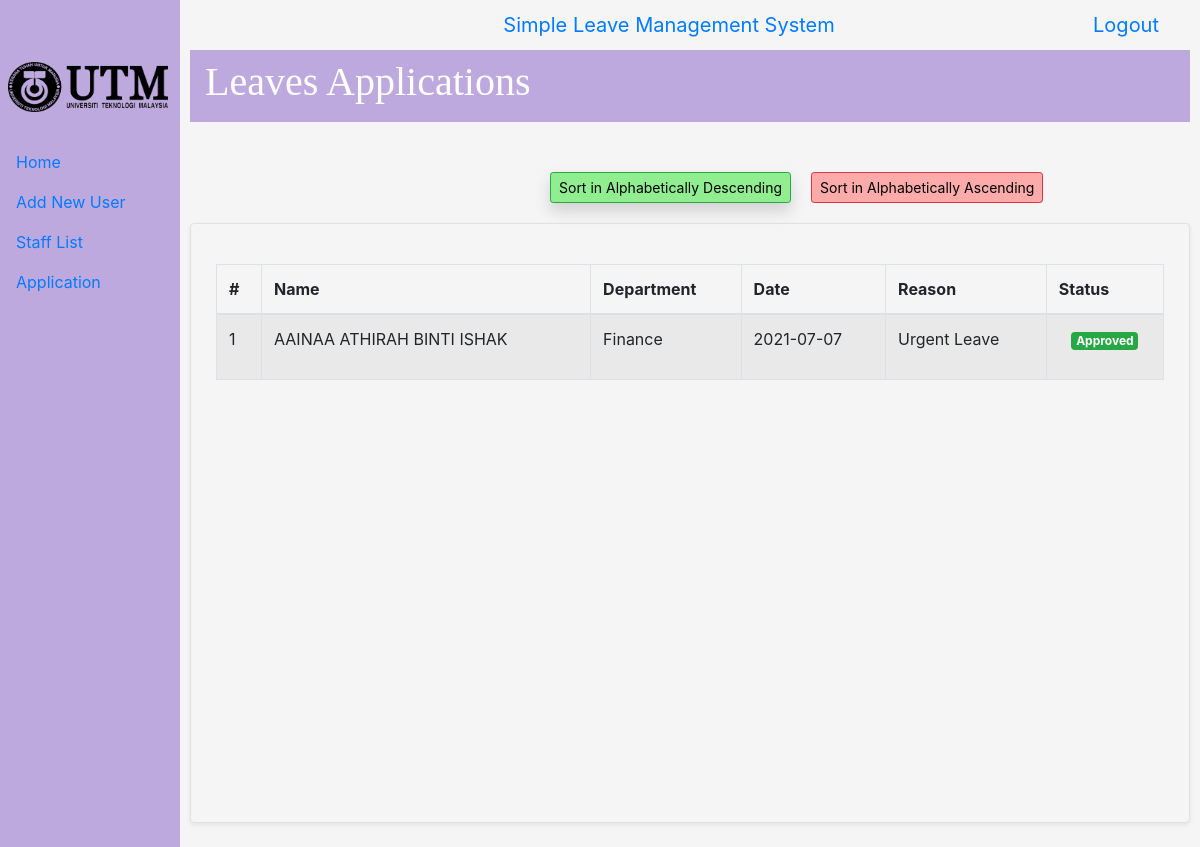
The page /admin/view.php on the database its author committed.
### tables this page shows
CREATE TABLE `leaves` (
  `leaveID` int(100) NOT NULL,
  `name` varchar(255) NOT NULL,
  `email` varchar(255) NOT NULL,
  `dID` varchar(255) NOT NULL,
  `leavedate` date NOT NULL,
  `leavereason` varchar(255) NOT NULL,
  `status` int(1) NOT NULL,
  `numDay` int(30) NOT NULL
);

CREATE TABLE `department` (
  `departmentID` varchar(5) NOT NULL,
  `dName` varchar(30) NOT NULL
);

### admin/view.php (the view, shortened to what this page needs)
<?php
    include('include/head.php');
?>
<body>
		<div class="side-navbar active-nav d-flex justify-content-between flex-wrap flex-column" >
			<ul class="nav flex-column text-white w-100">
				<a href="#" class="nav-link h3 text-white my-2"></a>
				<img src="img/logo-utm.png" alt="logo-utm" width="160px" height="50px" style="margin-left:8px; margin-bottom:30px; margin-top:30px;">
				<li href="#" class="nav-link">
					<a href="dashboard.php" class="nav-brand ">Home</a>
				</li>
				<li href="#" class="nav-link">
					<a href="adduser2.php" class="navbar-link"> Add New User</a>
				</li>
				<li href="#" class="nav-link">
					<a href="staffList.php" class="navbar-link"> Staff List </a>
				</li>
				<li href="#" class="nav-link">
					<a href="view.php" class="navbar-link"> Application </a>
				</li>
			</ul>
		</div>
		<nav class="navbar navbar-toggleable-sm navbar-inverse p-0">
			<div class="container" style="margin-left: 190px; margin-right: 10px; height:50px">
				<button class="navbar-toggler">
					<span class="navbar-toggler-icon"></span>
				</button>
					<a href="dashboard.php" class="navbar-brand ">Simple Leave Management System</a>
					<a href="dashboard.php" class="navbar-brand ">Logout</a>
			</div>
		</nav>
		<header id="margin-l" class="header py-2 text-white" style=" font-family: 'Didact Gothic'; background-color: #bea9df; margin-right:10px;">
			<div class="container">
				<div class="row ">
					<div class="col-md-5">
						<h1><i class="fa fa-user-secret"></i> Leaves Applications </h1>
					</div>
				</div>
			</div>
		</header>
		<section id="sections" style="margin-left:550px; margin-bottom:20px; margin-top:50px;">
			<form action="view.php" method="POST">
				<div class="container">
					<div class="row">
						<input type="submit" class="btn btn-sm btn-success shadow button-save " name="AlphabeticallDescending" value="Sort in Alphabetically Descending">
						<input type="submit" class="btn btn-sm btn-danger button-cancel" style="margin-left:20px;"  name="AlphabeticallyAscending" value="Sort in Alphabetically Ascending">
					</div>
				</div>
			</form>
		</section>
		<section class=" mb-4 bg-faded border shadow-sm rounded" style="padding:40px; margin-top: 20px; margin-left: 190px; margin-right: 10px; height:600px; background-color:whitesmoke">
			<div>
				<div class="row">
					<table class="table table-bordered table-hover table-striped table-design1">
							<thead>
								<th>#</th>
								<th>Name</th>
								<th>Department</th>
								<th>Date</th>
								<th>Reason</th>
								<th>Status</th>
							</thead>
							 <tbody>
							 <?php
								if (isset($_POST['AlphabeticallDescending'])){
									$sql = "SELECT *
											FROM leaves
											INNER JOIN department
											ON leaves.dID = department.departmentID
											WHERE status = 1
											ORDER BY name DESC";
									$que = mysqli_query($conn,$sql);
									$cnt = 1;
								}
								else{
									$sql = "SELECT *
											FROM leaves
											INNER JOIN department
											ON leaves.dID = department.departmentID
											WHERE status = 1";
									$que = mysqli_query($conn,$sql);
									$cnt = 1;
								}
								while ($result = mysqli_fetch_assoc($que)) {
							?>
							 	<tr>
									<td><?php echo $cnt;?></td>
							 		<td><?php echo $result['name']; ?></td>
							 		<td><?php echo $result['dName']; ?></td>
							 		<td><?php echo $result['leavedate']; ?></td>
							 		<td><?php echo $result['leavereason']; ?></td>
							 		<td align="center">
							 			<?php
							 			if ($result['status'] == 0) {
											echo "<span class='badge badge-warning'>Pending</span>";
							 			}
							 			else{
											echo "<span class='badge badge-success'>Approved</span>";
							 			}
							 	$cnt++;	}
							 		 ?>
							 		</td>
							 	</tr>
							 </tbody>
						</table>
				</div>
			</div>
		</section>
</body>

### admin/include/head.php (style rules this page uses)
body { background-color: whitesmoke; }
.side-navbar { width: 180px; height: 100%; position: fixed; margin-left:-300px; background-color:#bea9df; transition: 0.5s; }
.active-nav { margin-left: 0; }
#margin-l { margin-left:190px }
.btn-danger { background-color:#fdaaaa; color: black; }
.btn-success { background-color:#90EE90; color: black; }

### rows shown on the page
leaves: name "AAINAA ATHIRAH BINTI ISHAK", department.dName "Finance", leavedate "2021-07-07", leavereason "Urgent Leave", status "Approved"
